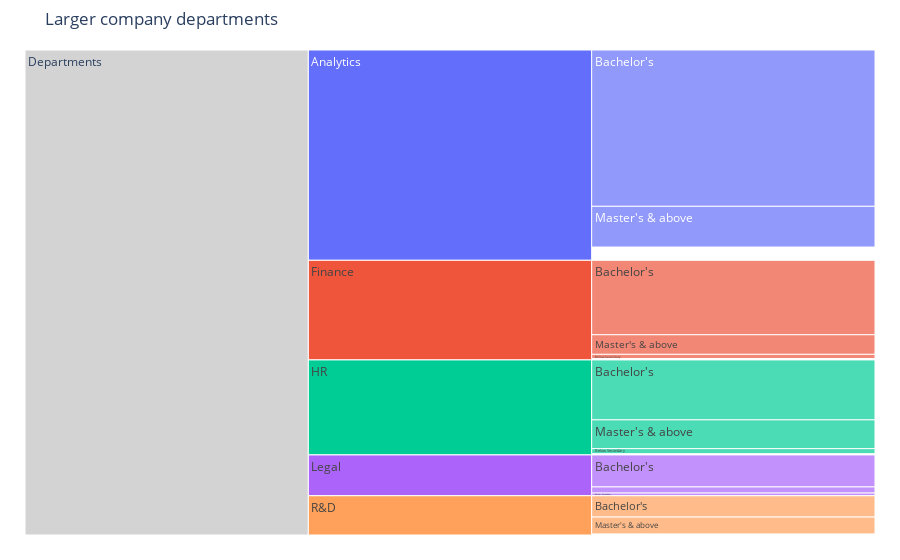

Notebook code cell kept with this figure:
### Code cell
generateIcicleByDepartment(departments_small, "education","Larger company departments")

### Figure 1 — Plotly figure (JSON) as saved in the notebook; plotly's stock layout.template omitted (floating-point values rounded to 4 significant figures)
{"data": [{"branchvalues": "total", "ids": ["Departments", "Analytics", "Analytics - Master's & above", "Analytics - Bachelor's", "Analytics - nan", "Analytics - Below Secondary", "R&D", "R&D - Master's & above", "R&D - Bachelor's", "R&D - nan", "R&D - Below Secondary", "Finance", "Finance - Master's & above", "Finance - Bachelor's", "Finance - nan", "Finance - Below Secondary", "HR", "HR - Master's & above", "HR - Bachelor's", "HR - nan", "HR - Below Secondary", "Legal", "Legal - Master's & above", "Legal - Bachelor's", "Legal - nan", "Legal - Below Secondary"], "labels": ["Departments", "Analytics", "Master's & above", "Bachelor's", null, "Below Secondary", "R&D", "Master's & above", "Bachelor's", null, "Below Secondary", "Finance", "Master's & above", "Bachelor's", null, "Below Secondary", "HR", "Master's & above", "Bachelor's", null, "Below Secondary", "Legal", "Master's & above", "Bachelor's", null, "Below Secondary"], "parents": ["", "Departments", "Analytics", "Analytics", "Analytics", "Analytics", "Departments", "R&D", "R&D", "R&D", "R&D", "Departments", "Finance", "Finance", "Finance", "Finance", "Departments", "HR", "HR", "HR", "HR", "Departments", "Legal", "Legal", "Legal", "Legal"], "root": {"color": "lightgrey"}, "type": "icicle", "values": [12344, 5352, 1037, 3978, 0, 0, 999, 429, 542, 0, 0, 2536, 499, 1895, 0, 106, 2418, 733, 1525, 0, 128, 1039, 156, 814, 0, 65]}], "layout": {"margin": {"b": 25, "l": 25, "r": 25, "t": 50}, "title": {"text": "Larger company departments"}}}
